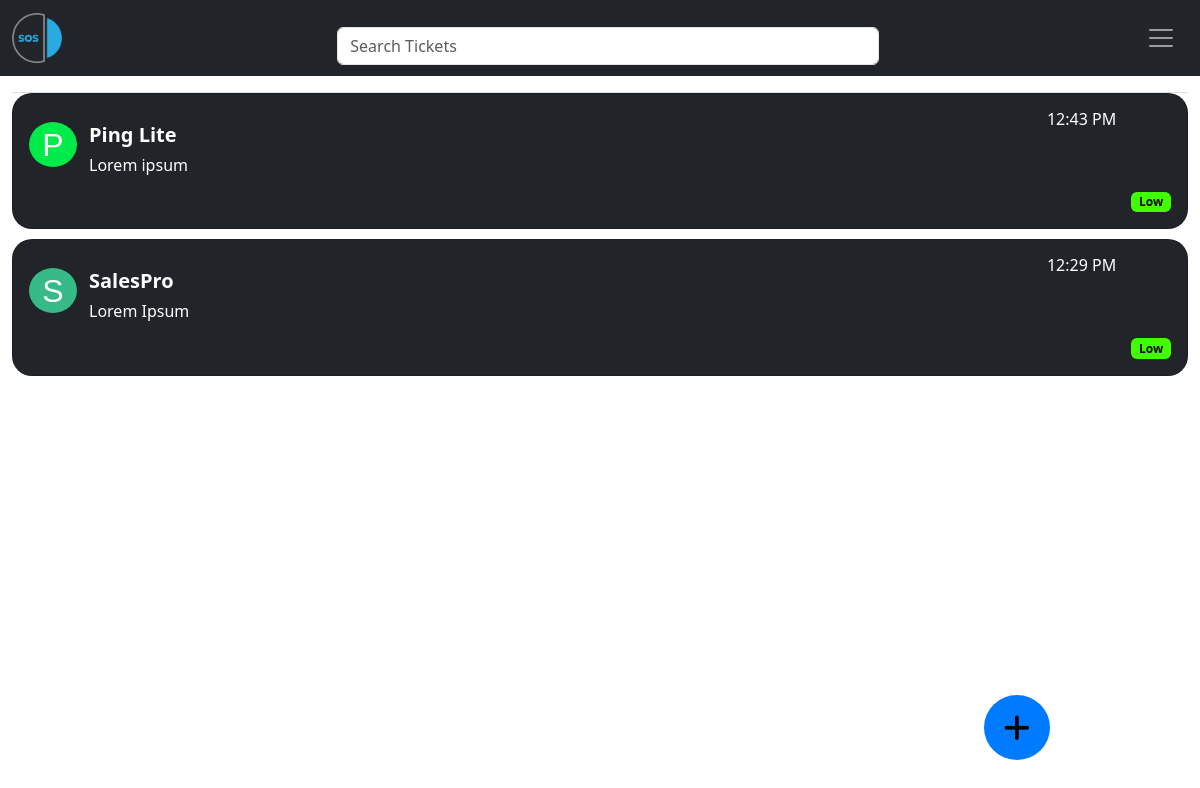
The app's page /view-tickets/toontester (signed in), older data.
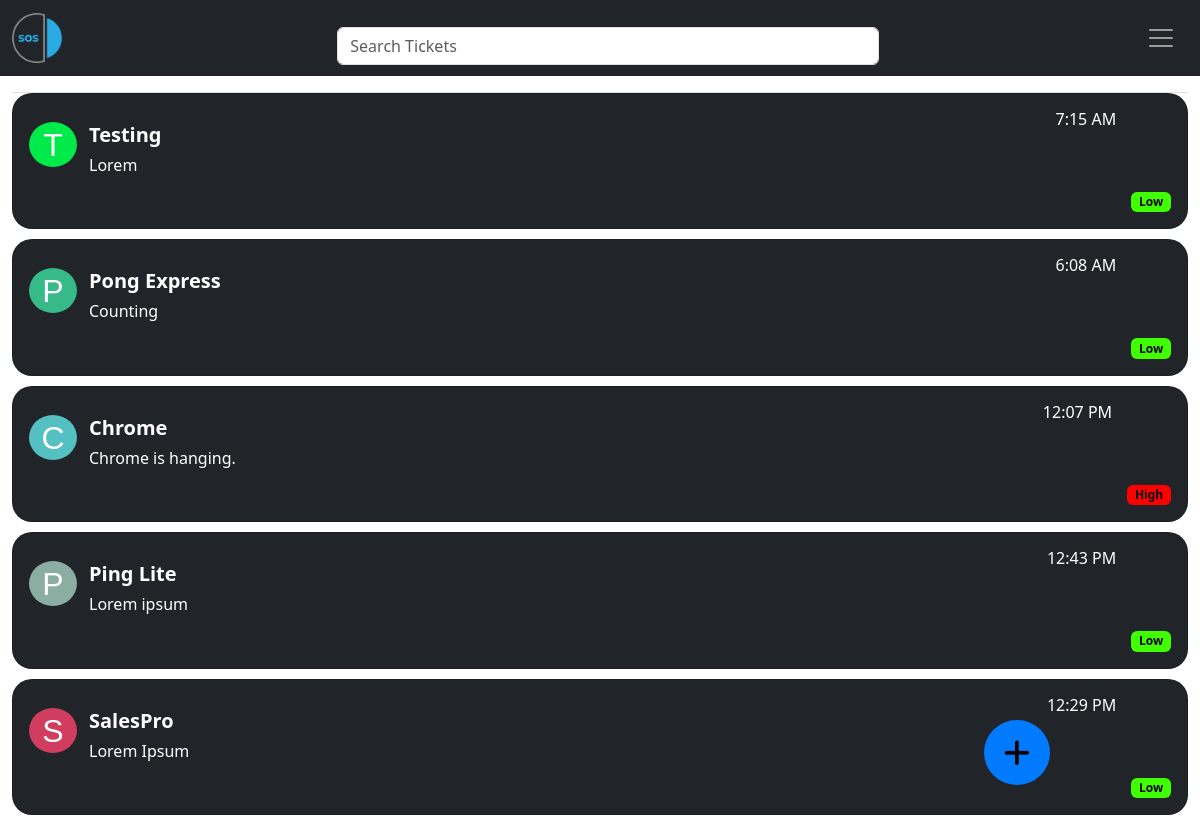
The same page, newer data.
### app/models/ticket.py (models this page shows, shortened)
class Ticket(SearchableMixin, db.Model):
    __searchable__ = ['subject', 'issue_description']
    __tablename__ = 'tickets'
    id = db.Column(db.Integer, primary_key=True)
    ticket_owner = db.Column(db.String(64), nullable=False)
    subject = db.Column(db.String(64), nullable=False)
    issue_description = db.Column(db.Text, nullable=False)
    date_submitted = db.Column(db.DateTime(), default=datetime.utcnow)
    ticket_priority = db.Column(db.String(20))
    team_viewer_id = db.Column(db.String(255), default='000')
    team_viewer_session_password = db.Column(db.String(255), nullable=False)
    sender_id = db.Column(db.Integer, db.ForeignKey('users.id'))
    def get_ticket_subject_first_letter(self):
        return self.subject[0].upper()

### app/main/views.py (the view)
@main.route('/view-tickets/<username>', methods=['GET', 'POST'], strict_slashes=False)
@login_required
def view_ticket(username):
    user = User.query.filter_by(username=username).first()
    if user is None:
        return render_template('404.html')
    if user.username != current_user.username:
        return render_template('403.html')
    tickets = user.tickets.group_by(Ticket.subject).order_by(Ticket.date_submitted.desc()).all()
    tkt_count = user.tickets.count()
    return render_template('view_ticket.html', user=user,
                           tickets=tickets, tkt_count=tkt_count)

### app/main/forms.py
class SearchForm(FlaskForm):
    q = StringField('Search Tickets', validators=[DataRequired()])
    def __init__(self, *args, **kwargs):
        if 'formdata' not in kwargs:
            kwargs['formdata'] = request.args
        if 'meta' not in kwargs:
            kwargs['meta'] = {'csrf': False}
        super(SearchForm, self).__init__(*args, **kwargs)

### app/auth/views.py (called while the page is built)
@auth.before_app_request
def before_request():
    if (current_user.is_authenticated
            and not current_user.confirmed
            and request.blueprint != 'auth'
            and request.endpoint != 'static'):
        return redirect(url_for('auth.unconfirmed'))

### app/main/__init__.py (called while the page is built)
@main.app_context_processor
def inject_permissions():
    return dict(Permission=Permission)

### app/main/views.py (called while the page is built)
@main.before_request
def before_request():
    g.search_form = SearchForm()

### app/models/role.py (called while the page is built)
    def has_permission(self, permission):
        return self.permissions & permission == permission

### app/models/user.py (called while the page is built)
@login_manager.user_loader
def load_user(user_id: str) -> User:
    return User.query.get(int(user_id))

    def can(self, perm):
        return self.role is not None and self.role.has_permission(perm)

### app/templates/view_ticket.html (shortened to what this page needs)
{% extends "base.html" %}
{% block page_content %}
    {% include '_tickets.html' %}
{% endblock %}

### app/templates/_tickets.html (shortened to what this page needs)
<div class="card-container">
    <ul class="tickets">
        {% for ticket in tickets %}
            <a href="/view-tickets/{{ current_user.username }}/{{ ticket.subject }}" class="ticket-items"><li class="ticket">
                <div class="card w-auto view-ticket-card" style="margin-bottom: 10px; border-radius: 20px;">
                <div class="card-body">
                    <div class="card-title">
                        <p class="card-text ticket-bubble ticket-first-letter">{{ ticket.get_ticket_subject_first_letter() }}</p>
                    </div>
                    <div class="card-text">
                        <div class="text-start view-ticket-subject">{{ ticket.subject }}</div>
                        <div class="text-start text-wrap ticket-issue" style="width: 45rem;">
                            {{ ticket.issue_description }}
                        </div>
                        <div class="float-end ticket-priority">
                            {% for priority in ticket.ticket_priority %}
                                {% if priority == 'L' %}
                                    <div class="float-end">
                                        <span class="badge" style="background-color: #3FFF00; color: black;">Low</span>
                                    </div>
                                {% elif priority == 'M' %}
                                    <div class="float-end">
                                        <span class="badge" style="background-color: #FFBF00; color: black;">Medium</span>
                                    </div>
                                {% elif priority == 'H' %}
                                    <div class="float-end">
                                        <span class="badge" style="background-color: #FF0000; color: black;">High</span>
                                    </div>
                                {% endif %}
                            {% endfor %}
                        </div>
                        <div class="float-end ticket-date">{{ moment(ticket.date_submitted).format('LT') }}</div>
                    </div>
                </div>
                </div>
            </li></a>
        {% endfor %}
    </ul>
</div>
<div class="float-end text-center add-ticket" style="font-size: 30px;"
     data-bs-toggle="tooltip" data-bs-placement="bottom"
     data-bs-custom-class="custom-tooltip" data-bs-title="Create a new ticket">
    <a href="{{ url_for('main.submit_ticket') }}" style="text-decoration: none; color: black;">
        <i class="fa-solid fa-plus text-center"></i>
    </a>
</div>

Row changes from the older to the newer data that the page shows:
added Ticket: get_ticket_subject_first_letter "T", subject "Testing", issue_description "Lorem", date_submitted "7:15 AM"
added Ticket: get_ticket_subject_first_letter "P", subject "Pong Express", issue_description "Counting", date_submitted "6:08 AM"
added Ticket: get_ticket_subject_first_letter "C", subject "Chrome", issue_description "Chrome is hanging.", date_submitted "12:07 PM"
